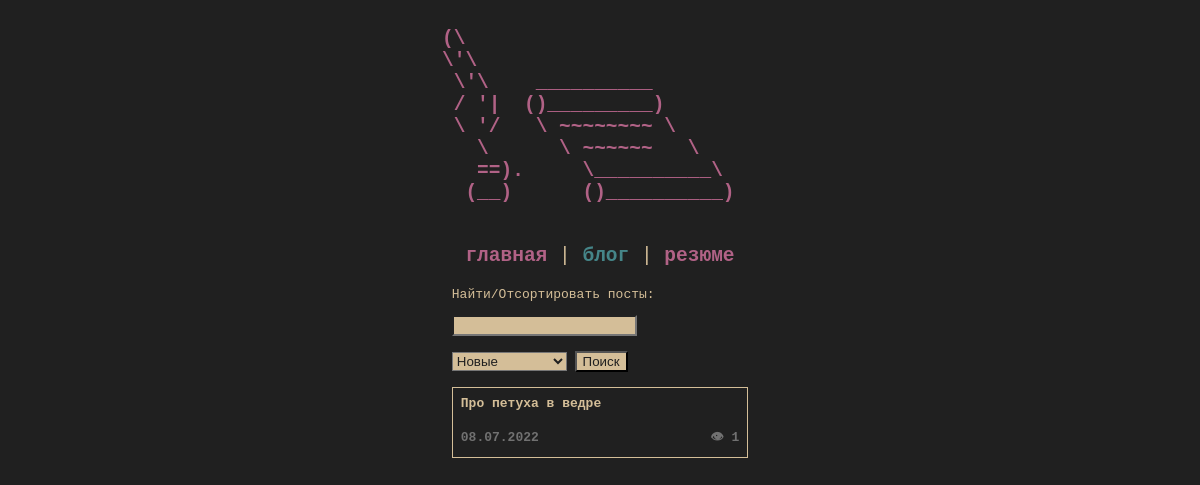
/blog, run on an earlier commit of the app's database.
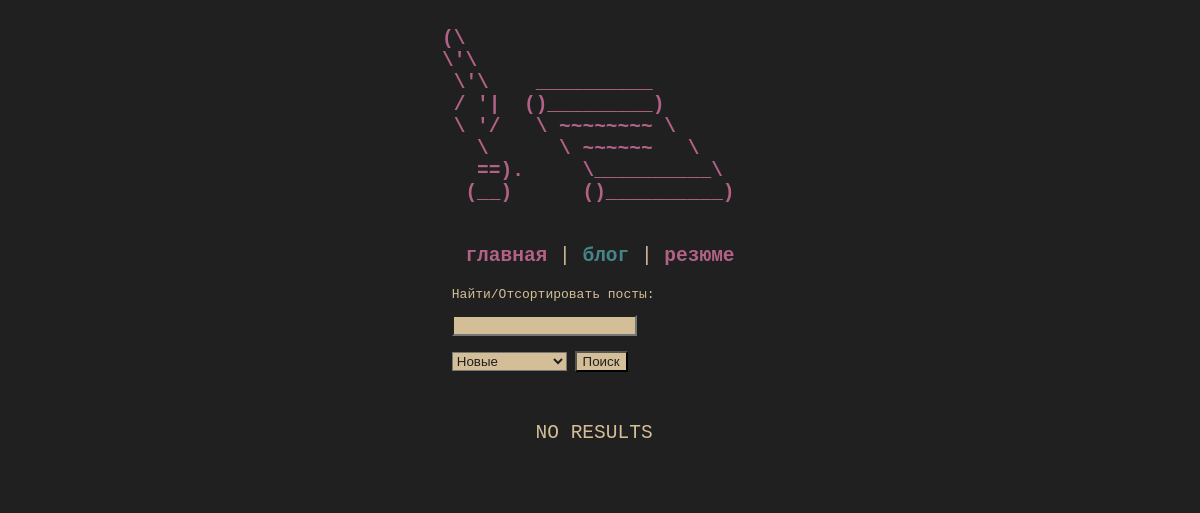
And on a later commit of the database.
### tables this page shows
CREATE TABLE blog (
    "url" TEXT NOT NULL,
    "content" TEXT NOT NULL,
    "visits" INTEGER NOT NULL DEFAULT (0),
    "title" TEXT NOT NULL
, "date" TEXT  NOT NULL);

### kolpa_site.py (the view, shortened to what this page needs)
@app.route("/blog", methods=["POST", "GET"])
def blog():
    search = ''
    sort = 'Новые'
    return render_template('blog.html', posts=dbase.getBlogData(search, sort), admin = session['admin'])

### kolpa_site.py (called while the page is built)
def connect_db():
    conn = sqlite3.connect(app.config['DATABASE'])
    conn.row_factory = sqlite3.Row
    return conn

def get_db():
    if not hasattr(g, 'link_db'):
        g.link_db = connect_db()
    return g.link_db

@app.before_request
def before_request():
   global dbase
   db = get_db()
   dbase = FDataBase(db)
   if 'admin' not in session:
       session['admin'] = False

### templates/blog.html (shortened to what this page needs)
<!DOCTYPE html>
<html>
  <head>
    <link type="text/css" href="{{ url_for('static', filename='css/styles.css')}}" rel="stylesheet" />
  </head>
  <body>
    <section id="header" aria-label="Home">
      <a href="/" title="Home">
        <pre>
(\
\'\
 \'\    __________
 / '|  ()_________)
 \ '/   \ ~~~~~~~~ \
   \      \ ~~~~~~   \
   ==).     \__________\
  (__)      ()__________)
      </pre>
	</a>
    </section>
      <section id="menu">
        <p id="test">
          <a href="/">главная</a> | <a id="active" href="/blog">блог</a> | <a href="/resume">резюме</a>
       </p>
      </section>
        <section id="simple_block">
          <form action="/blog"  method="post">
            <p><label for="text">Найти/Отсортировать посты:</label></p>
            <input type="search" id="site-search" name="text">
            <br>
            <br>
            <select class="select-css" name="Sort method">
              <option>Новые</option>
            </select>
            <input type="submit" name="search" value="Поиск" />
            <br>
            <br>
          </form>
        </section>
      {% if posts == [] %}
      <section id="title">
        <p>
         NO RESULTS
        </p>
        <br>
      </section>
      {% endif %}
      {% for post in posts -%}
      <a href="/blog/{{post.url}}">
        <section id="blog">
          <table>
            <tr>
              <td>
                  {{post.title.capitalize()}}
              </td>
            </tr>
            <tr>
                <td>
                  <div id="accent">
                    {{post.date}}
                  </div>
                </td>
                <td style="white-space: nowrap; text-align: right">
                  <div id="accent" >
                    👁 {{post.visits}}
                  </div>
                </td>
            </tr>
          </table>
        </section>
      </a>
        {% endfor -%}
  </body>
</html>

What changed in the data, as far as the page shows it:
removed blog: title "Про петуха в ведре", date "08.07.2022", visits "1"
Also different on the page:
text now shown: "NO RESULTS"
